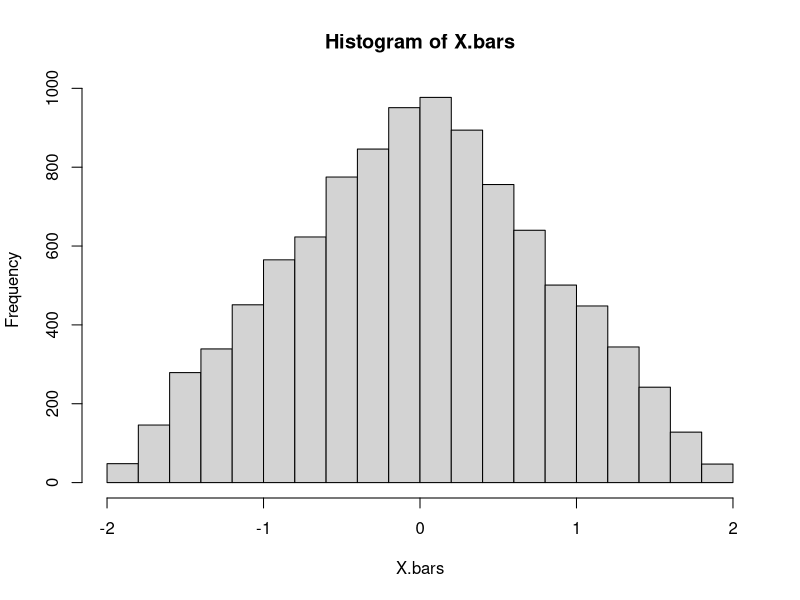
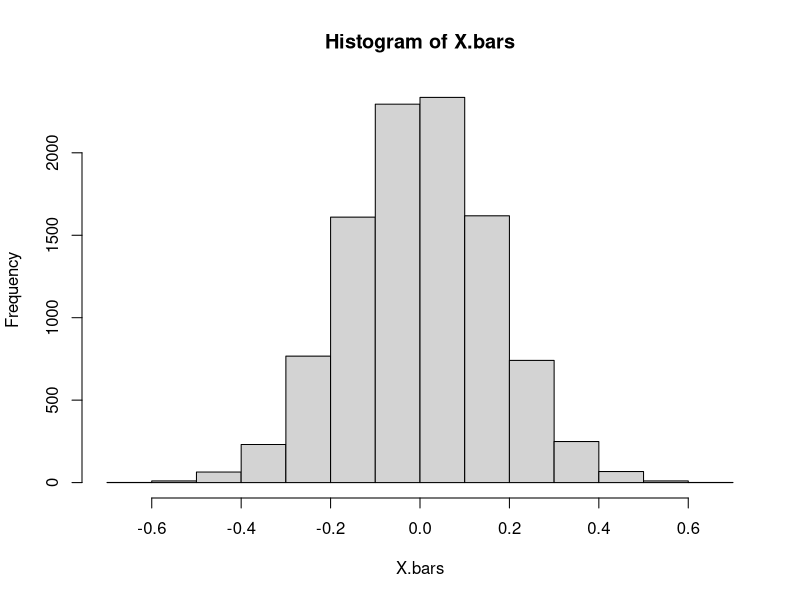
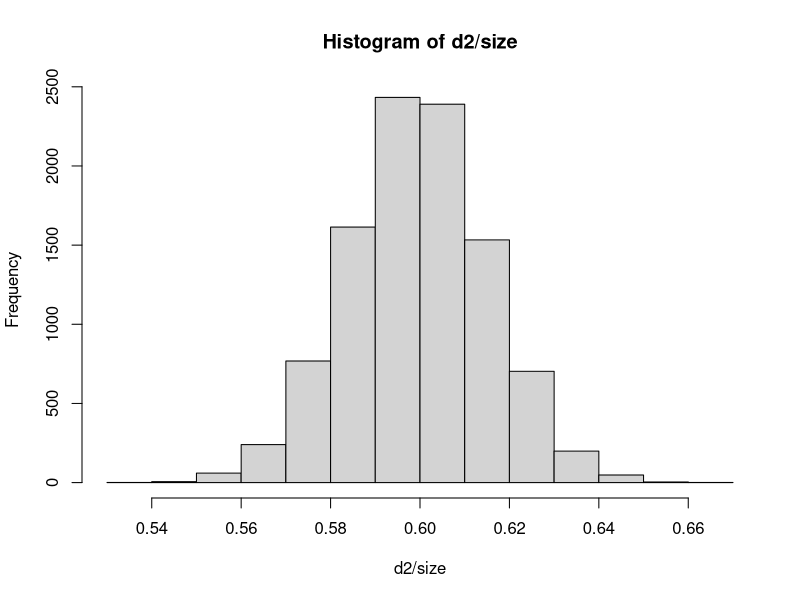
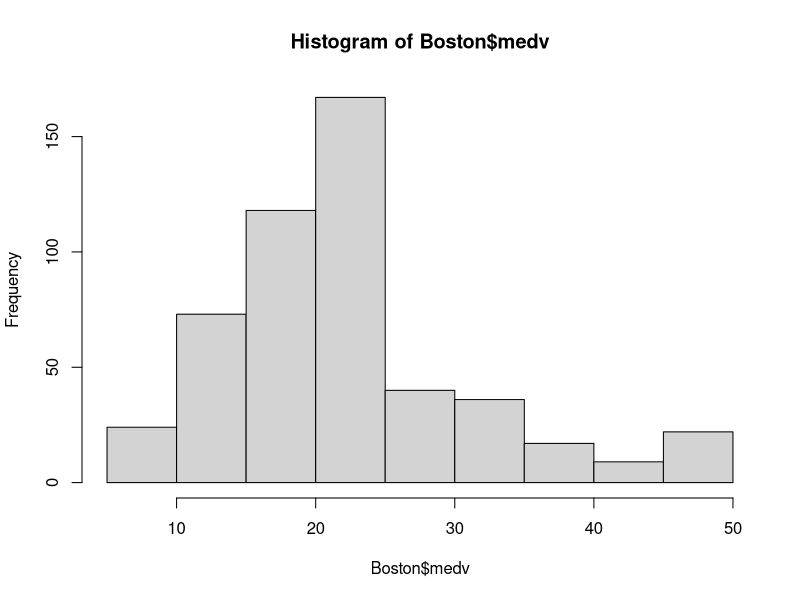
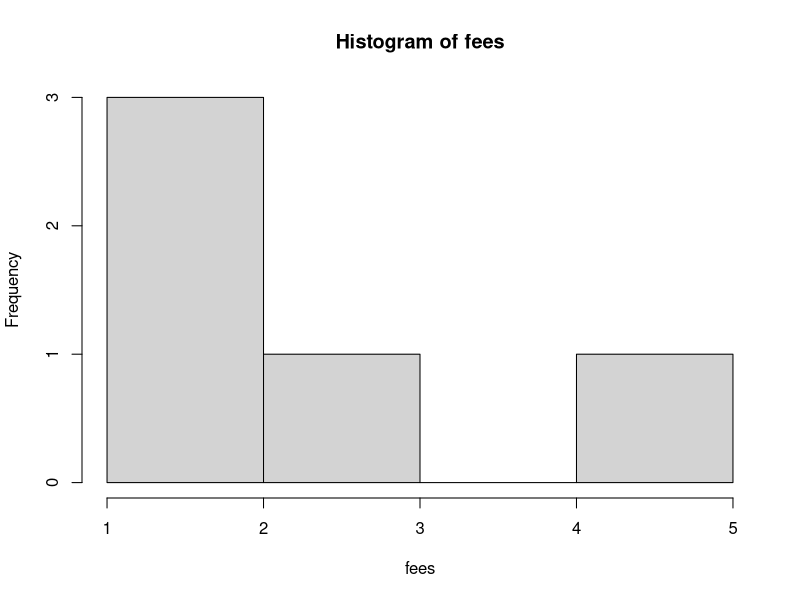

These figures' R source, in order:
## ---- chunk 1
knitr::opts_chunk$set(echo = TRUE)
## ---- chunk 2

set.seed(123)
n <-2
X.bars <- vector()

for (i in 1:10000) {
  X.bars <- append(X.bars, mean(runif(n,-2,2)))
  
} 

hist(X.bars)

print(paste('The mean of the sampling distribution is:',
            round(mean(X.bars),5)))

print(paste('The standard deviation of the sampling distribution is:',
            round(sd(X.bars),3)))

t.mu <- 1/2*(-2+2) #Theoretical mean

t.sd <- sqrt(1/12*(2+2)^2)

print(paste('Theoretical mean:',
            t.mu,'   Theoretical standard deviation:',round(t.sd,3)))
## ---- chunk 3
set.seed(123)

n <-50

X.bars <- vector()

for (i in 1:10000) {
  X.bars <- append(X.bars, mean(runif(n,-2,2)))
  
} 

hist(X.bars)

print(paste('The mean of the sampling distribution is:',
            round(mean(X.bars),5)))

print(paste('The standard deviation of the sampling distribution is:',
            round(sd(X.bars),3)))
## ---- chunk 4
CI.calc <- function (n, s, cl = 95) {
              
              p <- s/n
              q <- 1-p
              sd <- sqrt((p*q)/n)
              if (cl==95){
                ci.low <- p-(1.96*sd)
                ci.high <- p+(1.96*sd)
              } else if (cl == 90) {
                ci.low <- p-(1.645*sd)
                ci.high <- p+(1.645*sd)
              }
              return(c(ci.low,ci.high))
            }

CI.calc(1000,602)
## ---- chunk 5
set.seed(1)
n.sim <- 10000
prob <- 0.6
size <- 1000

# Placeholders for left (first column) and right (second column) ends
# of our CIs.
ci.95 <- matrix(0, nrow=n.sim, ncol=2)
ci.90 <- matrix(0, nrow=n.sim, ncol=2)

# Here you will need to
# 1) generate the 10,000 values from Bin(1000,0.6),

d2 = rbinom(n=n.sim, size = size, p=prob)
hist(d2/size)

# 2) loop through those and feed them as input to your confidence level function from part 1
#  (for cases of 95% and 90%)
for (i in 1:length(d2)){
  ci.95[i,] <- CI.calc(1000,d2[i],95)
  ci.90[i,] <- CI.calc(1000,d2[i],90)
}


# That's an example of how you calculate the % of times your confidence interval
# contains the true parameter
mean(ci.95[,1] < prob & ci.95[,2] > prob)
#...

mean(ci.90[,1] < prob & ci.90[,2] > prob)
## ---- chunk 6
library(MASS)

#Boston

hist(Boston$medv)
mu.hat <- mean(Boston$medv)
print(paste('Estimate of the population mean:',round(mu.hat,2)))
## ---- chunk 7
sigma <- sd(Boston$medv)
se <- sigma/sqrt(length(Boston$medv))
print(paste("Estimate of standard error using CLT",round(se,3)))


library(boot)
n <- nrow(Boston)

x.se <- function(x,i) { sd(x[i,'medv'])/sqrt(length(x[i,'medv'])) }

res.se <- boot(data = Boston, 
            statistic = x.se, 
            R = 10000)

print(paste('Average value of standard error using bootstrap:',round(res.se$t0,3)))
## ---- chunk 8
x.median <- function(x,i) { median(x[i,'medv']) }

res.med <- boot(data = Boston, 
            statistic = x.median, 
            R = 10000)

print(paste('Median value using bootstrap:',res.med$t0))
## ---- chunk 9
meds <- res.med$t

x.se2 <- function(x,i) { sd(x[i,1])/sqrt(length(x[i,1])) }

res.med.se <- boot(data = Boston, 
            statistic = x.se2, 
            R = 10000)

print(paste('Standard error of median using bootstrap:',round(res.med.se$t0,3)))
## ---- chunk 10
n <- 500
p <- 0.3

sd <- sqrt((p*(1-p))/n)

print(paste("np=", n*p ,'   n(1-p)=',n*(1-p), '   sd:',round(sd,3)))
## ---- chunk 11
p = 0.55
n = 200

sd <- sqrt((p*(1-p))/n)



print(paste("np=", n*p ,'   n(1-p)=',n*(1-p), '   sd:',round(sd,3)))
## ---- chunk 12
z.score <- (0.50 - 0.55)/0.035
print(paste('The z-score associated with 50% for this sampling distribution is:',round(z.score,2)))
## ---- chunk 13
p = 0.55
n = 1000

sd <- sqrt((p*(1-p))/n)

z.score <- (0.50 - 0.55)/sd

print(paste("np=", n*p ,'   n(1-p)=',n*(1-p), '   sd:',round(sd,3), '    z-score:', round(z.score,2)))
## ---- chunk 14
mu <- 0.1 # probability distribution mean
sig <- 100 # probability distribution sd
n <- 1e6 # number of plays

sd <- sig/sqrt(n)
print(paste('Mean:',mu,'  Standard deviation', sd))
## ---- chunk 15
pnorm(1, mean=0.1, sd = 0.1, lower.tail = F)
## ---- chunk 16
fees <- c(1.09, 4.99, 1.99, 1.99, 2.99)

x.bar <- mean(fees)
hist(fees)
print(paste('The point estimate of the mean is the mean of the sample distribution',x.bar))
## ---- chunk 17
n <- 3900
q <- 24/n
p <- 1-q

p.hat <- q
print(paste('The point estimate is:',round(p.hat,4)))
## ---- chunk 18
se <- sqrt((p*q)/n)
print(paste('The standard error is:',round(se,4)))
## ---- chunk 19
me <- 1.96*se
print(paste('The margin of error is:',round(me,4)))
## ---- chunk 20
ci.95 <- c(round(p.hat-me,4),round(p.hat+me,4))
print(paste('The 95% confidence interval is:',ci.95))
## ---- chunk 21
sample.p <- 1183/1824

print(paste('Sample p:',sample.p))
## ---- chunk 22
n <- 1400
n.d <- 660
n.r <- 740
p.d <- n.d/n
p.r <- n.r/n
se <- sqrt((p.d*p.r)/n)
me <- 1.96*se
ci.95.low <- round(p.d-me,3)
ci.95.high <- round(p.d+me,3)
print(paste('The 95% confidence interval for Democratic votes is:',
            ci.95.low, 'to',ci.95.high))
## ---- chunk 23
me <- 2.58*se
ci.99.low <- round(p.d-me,3)
ci.99.high <- round(p.d+me,3)
print(paste('The 99% confidence interval for Democratic votes is:',
            ci.99.low, 'to',ci.99.high))
## ---- chunk 24
n <- 140
n.d <- 66
n.r <- 74
p.d <- n.d/n
p.r <- n.r/n
se <- sqrt((p.d*p.r)/n)
me <- 1.96*se
ci.95.low <- round(p.d-me,3)
ci.95.high <- round(p.d+me,3)
print(paste('The 95% confidence interval for Democratic votes is:',
            ci.95.low, 'to',ci.95.high))
## ---- chunk 25
n <- 590
se <- 0.84/sqrt(n)
print(paste('Standard Error:',round(se,3)))
## ---- chunk 26
se <- 0.87 / sqrt(530)
print(paste('The standard error is:',round(se,3)))
## ---- chunk 27
resp <- c(0,0,0,0,1,1,1,2,2,6,6,7,7,10)
n <- length(resp)
x.bar <- mean(resp)
s <- sd(resp)
se <- s/sqrt(n)
print(paste('Sample mean:',round(x.bar,3),
            '  standard deviation', round(s,3), 
            '  standard error:', round(se,3)))
## ---- chunk 28
me <- 1.771*se
print(paste("90% confidence interval:",round(x.bar-me,3),'to',round(x.bar+me,3)))
